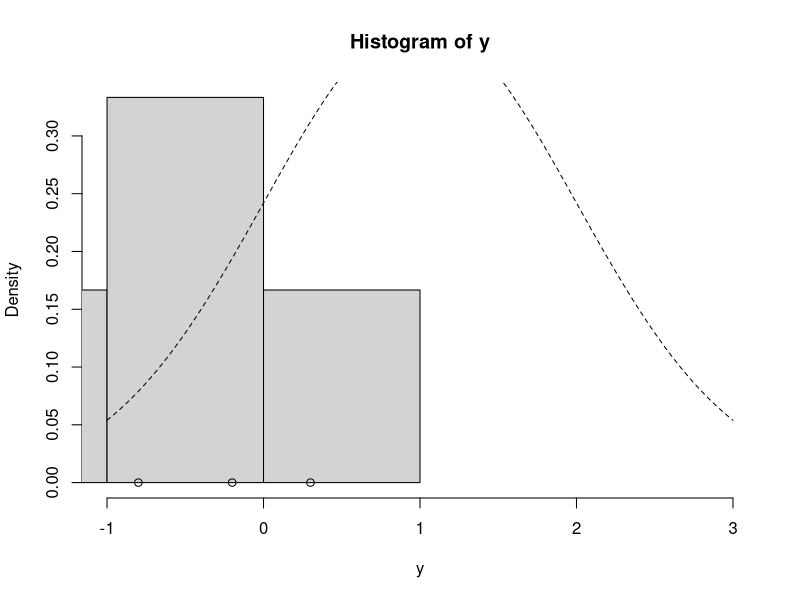

Write R code to recreate this figure. (Note: this script raises an error after producing the figure.)
update_mu = function(n, ybar, sig2, mu_0, sig2_0) {
  sig2_1 = 1.0 / (n / sig2 + 1.0 / sig2_0)
  mu_1 = sig2_1 * (n * ybar / sig2 + mu_0 / sig2_0)
  rnorm(n=1, mean=mu_1, sd=sqrt(sig2_1))
}

update_sig2 = function(n, y, mu, nu_0, beta_0) {
  nu_1 = nu_0 + n / 2.0
  sumsq = sum( (y - mu)^2 ) # vectorized
  beta_1 = beta_0 + sumsq / 2.0
  out_gamma = rgamma(n=1, shape=nu_1, rate=beta_1) # rate for gamma is shape for inv-gamma
  1.0 / out_gamma # reciprocal of a gamma random variable is distributed inv-gamma
}

gibbs = function(y, n_iter, init, prior) {
  ybar = mean(y)
  n = length(y)
  
  ## initialize
  mu_out = numeric(n_iter)
  sig2_out = numeric(n_iter)
  
  mu_now = init$mu
  
  ## Gibbs sampler
  for (i in 1:n_iter) {
    sig2_now = update_sig2(n=n, y=y, mu=mu_now, nu_0=prior$nu_0, beta_0=prior$beta_0)
    mu_now = update_mu(n=n, ybar=ybar, sig2=sig2_now, mu_0=prior$mu_0, sig2_0=prior$sig2_0)
    
    sig2_out[i] = sig2_now
    mu_out[i] = mu_now
  }
  
  cbind(mu=mu_out, sig2=sig2_out)
}

y = c(-0.2, -1.5, -5.3, 0.3, -0.8, -2.2)
ybar = mean(y)
n = length(y)

## prior
prior = list()
prior$mu_0 = 1.0
prior$sig2_0 = 1.0
prior$n_0 = 2.0 # prior effective sample size for sig2
prior$s2_0 = 1.0 # prior point estimate for sig2
prior$nu_0 = prior$n_0 / 2.0 # prior parameter for inverse-gamma
prior$beta_0 = prior$n_0 * prior$s2_0 / 2.0 # prior parameter for inverse-gamma

hist(y, freq=FALSE, xlim=c(-1.0, 3.0)) # histogram of the data
curve(dnorm(x=x, mean=prior$mu_0, sd=sqrt(prior$sig2_0)), lty=2, add=TRUE) # prior for mu
points(y, rep(0,n), pch=1) # individual data points
points(ybar, 0, pch=19) # sample mean

set.seed(53)

init = list()
init$mu = 0.0

post = gibbs(y=y, n_iter=1e3, init=init, prior=prior)

summary(as.mcmc(post))
